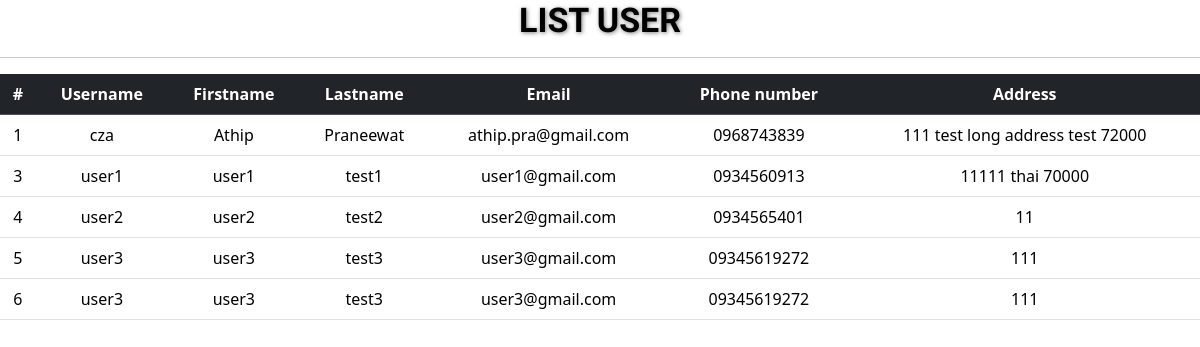
Page /dashboard_user/showuser.php on the earlier database version.
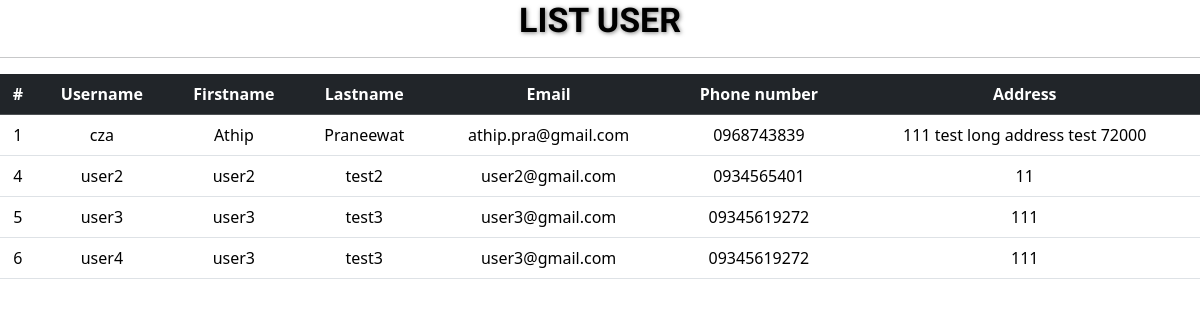
Same page on the later database version.
### tables this page shows
CREATE TABLE `tblusers` (
  `id` int(11) NOT NULL,
  `firstname` varchar(255) NOT NULL,
  `lastname` varchar(255) NOT NULL,
  `email` varchar(255) NOT NULL,
  `phonenumber` char(11) NOT NULL,
  `address` varchar(255) NOT NULL,
  `postingdate` timestamp NOT NULL DEFAULT current_timestamp(),
  `username` varchar(200) NOT NULL,
  `password` varchar(200) NOT NULL
);

### dashboard_user/functionsuser.php (called while the page is built, shortened)
<?php
    class DB_con {
        function __construct() {
        $conn = mysqli_connect (DB_SERVER, DB_USER, DB_PASS, DB_NAME);
        $this->dbcon = $conn;
        }
        public function fetchdata(){
            $result = mysqli_query($this->dbcon, "SELECT * FROM tblusers");
            return $result;
        }
    }
?>

### dashboard_user/showuser.php (the view, shortened to what this page needs)
<?php
include_once('dashboard_user/functionsuser.php');
$fetchdata = new DB_con();
$sql = $fetchdata->fetchdata();
?>
<!DOCTYPE html>
<html lang="en">
<head>
    <link href="styles.css" rel="stylesheet">
    <link href="https://cdn.jsdelivr.net/npm/bootstrap@5.3.3/dist/css/bootstrap.min.css" rel="stylesheet">
</head>
<body>
    <div class="container-1">
    <h1 class="information-heading">list user</h1>
    <hr>
        <table id="mytable" class="table">
            <thead class="table-dark">
                <tr style="text-align: center;">
                    <th>#</th>
                    <th>Username</th>
                    <th>Firstname</th>
                    <th>Lastname</th>
                    <th>Email</th>
                    <th>Phone number</th>
                    <th>Address</th>
                </tr>
            </thead>
            <tbody>
                <?php while ($row = mysqli_fetch_array($sql)) { ?>
                    <tr style="text-align: center;">
                        <td><?php echo $row['id']; ?></td>
                        <td><?php echo $row['username']; ?></td>
                        <td><?php echo $row['firstname']; ?></td>
                        <td><?php echo $row['lastname']; ?></td>
                        <td><?php echo $row['email']; ?></td>
                        <td><?php echo $row['phonenumber']; ?></td>
                        <td><?php echo $row['address']; ?></td>
                    </tr>
                <?php } ?>
            </tbody>
        </table>
    </div>
<body>
</html>

Differences in the rows shown:
removed tblusers: id "3", username "user1", firstname "user1", lastname "test1", email "user1@gmail.com", phonenumber "0934560913", address "11111 thai 70000"
changed tblusers id 6: username "user3" → "user4"
